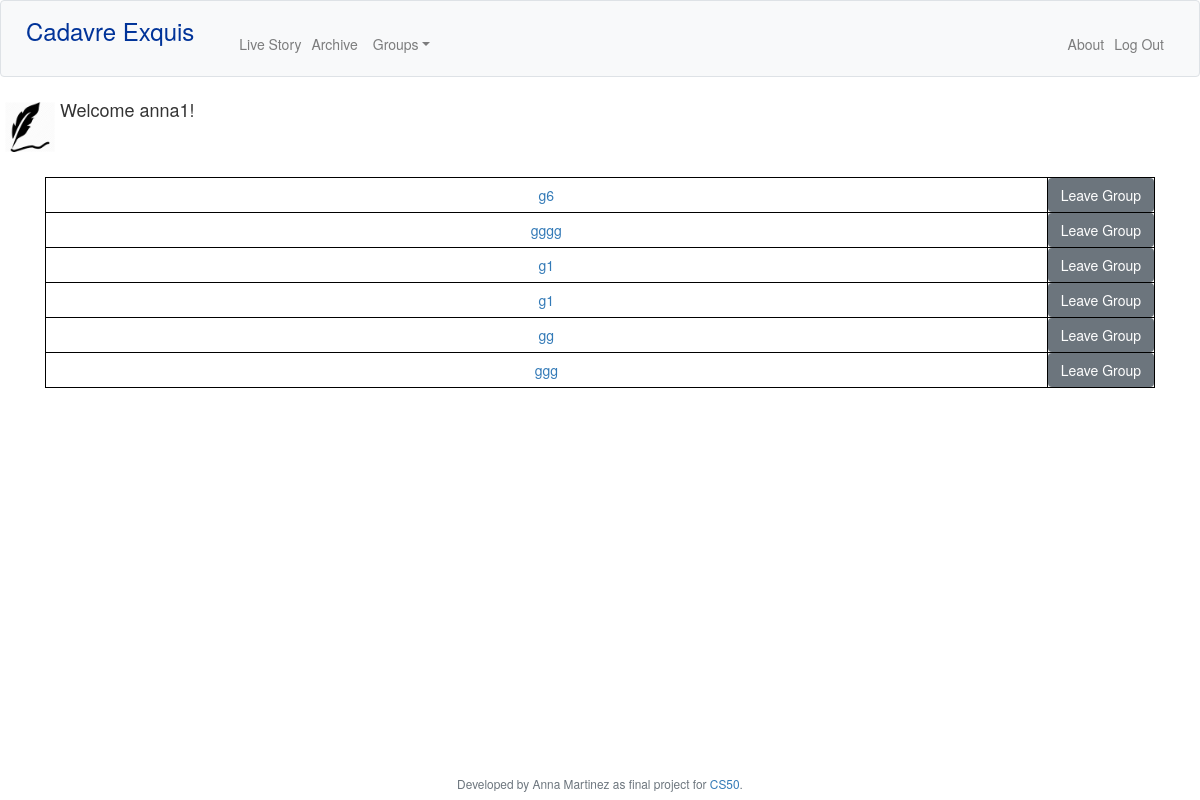
The app's page /groups (signed in) with its own data.
### tables this page shows
CREATE TABLE 'groups' (
'group_name' VARCHAR(255) NOT NULL,
'turn' INTEGER NOT NULL,
'user_id'INTEGER,
FOREIGN KEY ('user_id') REFERENCES 'users'('user_id')
ON UPDATE CASCADE
ON DELETE CASCADE
);

### flask_app.py (the view)
@app.route("/groups", methods=["GET", "POST"])
@login_required
def groups():
  groups = query_db("SELECT * FROM groups WHERE user_id=?", [session["user_id"]], one=False)
  if request.method == "POST":
    request.get("leave")
  else:
    return render_template("groups.html", groups=groups)

### flask_app.py (called while the page is built)
@app.after_request
def after_request(response):
    response.headers["Cache-Control"] = "no-cache, no-store, must-revalidate"
    response.headers["Expires"] = 0
    response.headers["Pragma"] = "no-cache"
    return response

@app.teardown_appcontext
def close_connection(exception):
  db = getattr(g, '_database', None)
  if db is not None:
    db.close()

### helpers.py (called while the page is built)
def get_db():
  db=getattr(g, '_database', None)
  if db is None:
    db = g._database = sqlite3.connect("ce.db")
    db.row_factory = make_dicts #why function called without args????
  return db

def make_dicts(cursor, row):
    return dict((cursor.description[idx][0], value)
                for idx, value in enumerate(row))

def query_db(query, args=(), one=False):
    cur = get_db().execute(query, args)
    rv = cur.fetchall()
    cur.close()
    return (rv[0] if rv else None) if one else rv

def login_required(f):
    @wraps(f)
    def decorated_function(*args, **kwargs):
        if session.get("user_id") is None:
            return redirect("/login")
        return f(*args, **kwargs)
    return decorated_function

### templates/groups.html (shortened to what this page needs)
{% extends "layout.html" %}
  {% block main %}
      {% if groups %}
        <table>
          {% for group in groups %}
          <tr>
            <td><a href="/group/{{group["group_name"]}}">{{group["group_name"]}}</a></td>
            <form>
              <td><button name="leave" class="btn btn-secondary" type="submit" formaction="/leave_group/{{group["group_name"]}}">Leave Group</button></td>
            </form>
          </tr>
          {% endfor %}
        </table>
      {% else %}
        <p>Looks like you are not in any groups! Create a new one or join an existing one!</p>
      {% endif %}
  {% endblock %}

### static/styles.css (style rules this page uses)
table, th, td, tr { border: 1px solid black; border-collapse: collapse; }
th, td { padding: 5px; }
td { border:1px solid #000; }
tr td:last-child { width:1%; white-space:nowrap; }

### records on screen
groups: group_name "g6"
groups: group_name "gggg"
groups: group_name "g1"
groups: group_name "g1"
groups: group_name "gg"
groups: group_name "ggg"

### other values on screen
{{ session.name }} "anna1"
